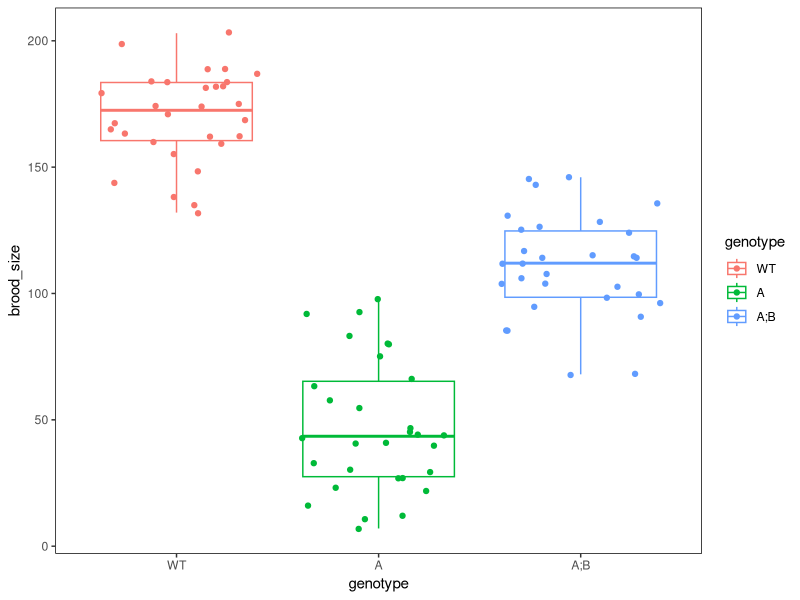
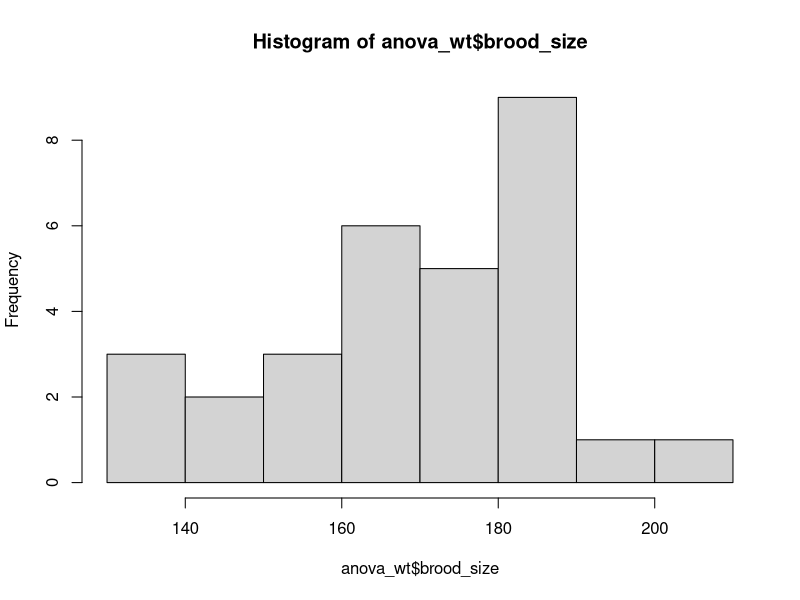
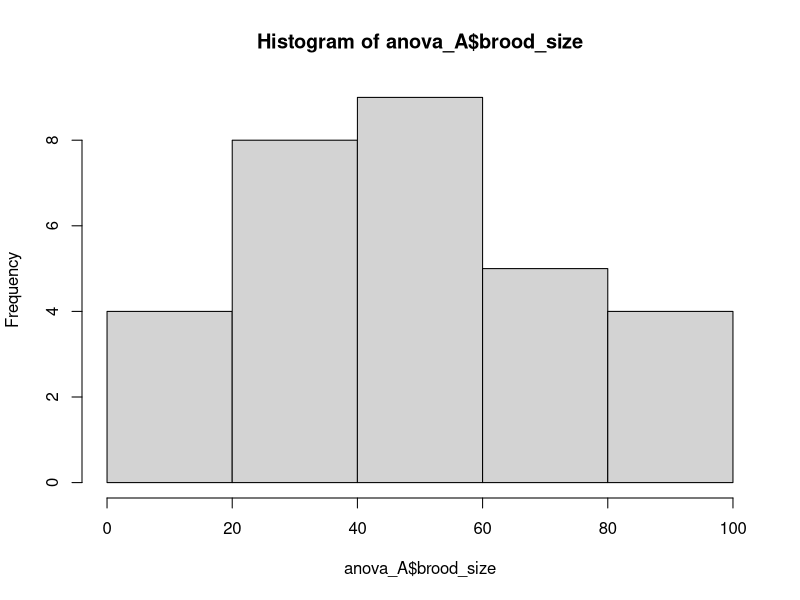
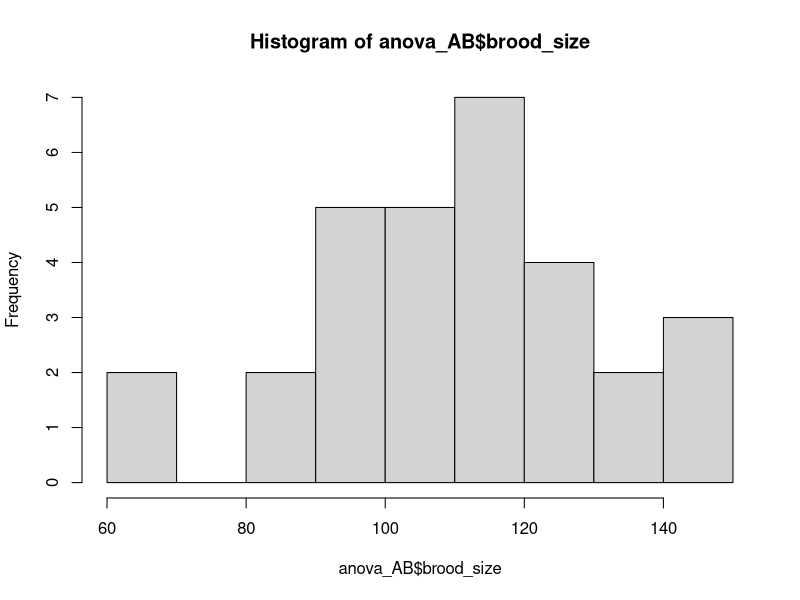
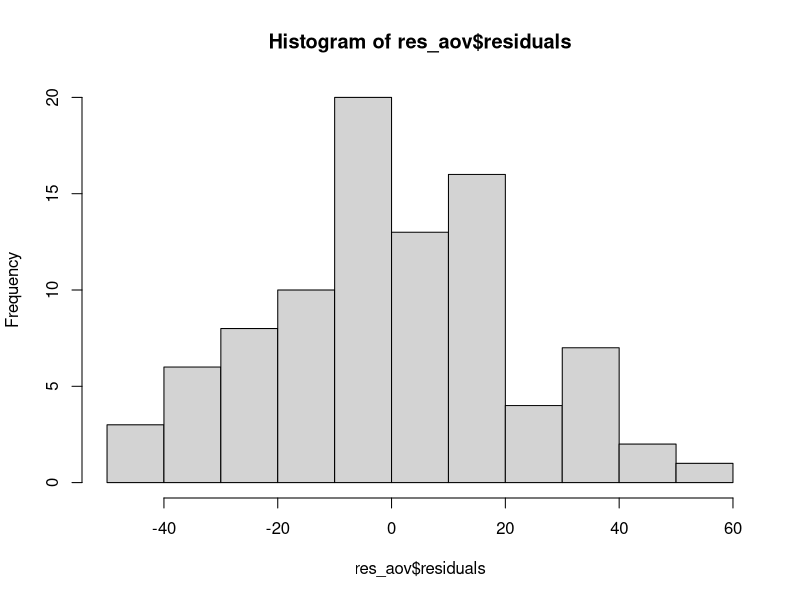
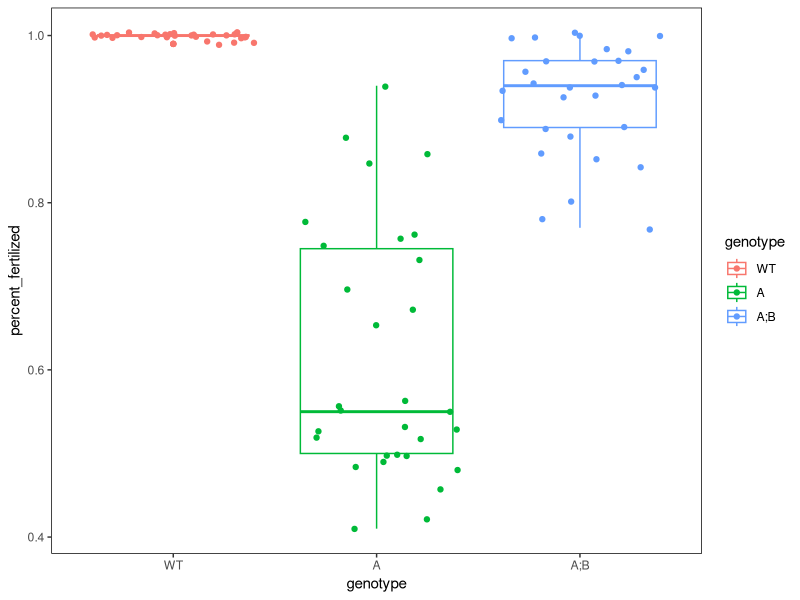
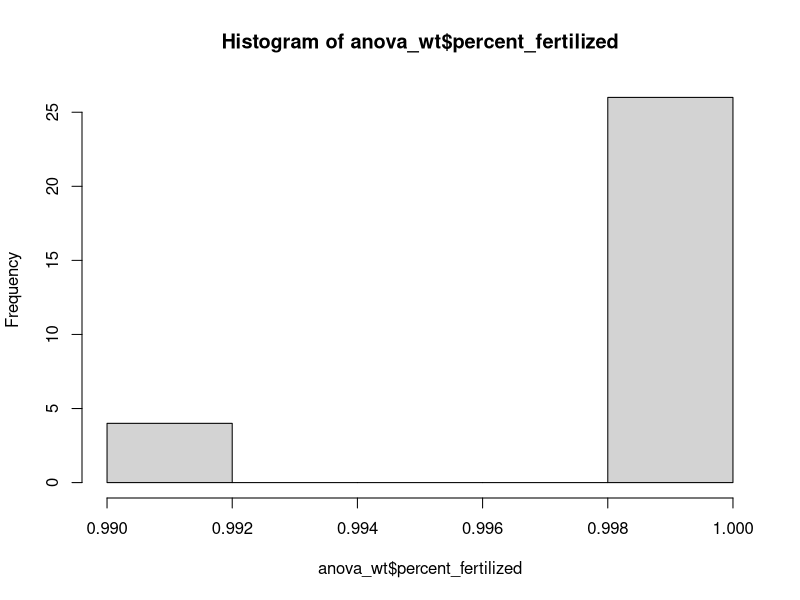
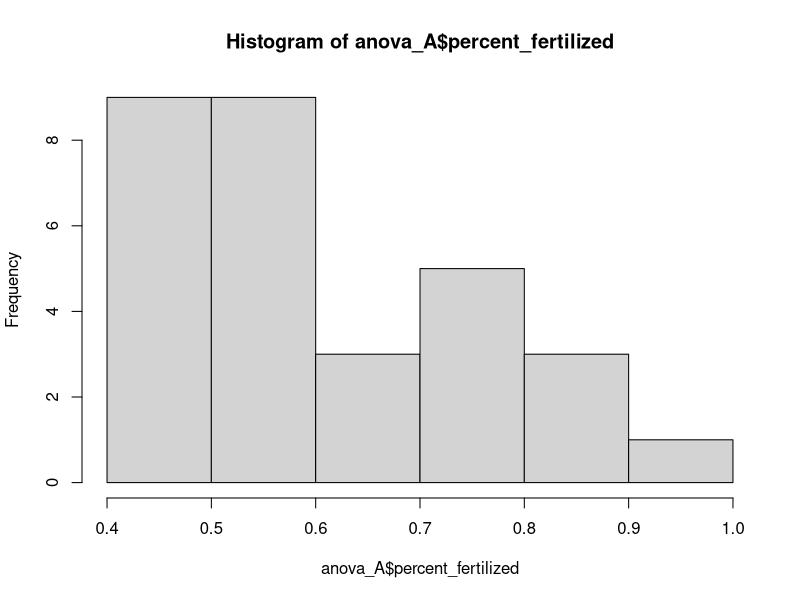

Write R code to recreate these figures, in order.
## ---- chunk 1
knitr::opts_chunk$set(echo = TRUE)
library(ggplot2)
library(dplyr)
## ---- chunk 2
anova_data <- as.data.frame(read.csv("hw_anova.csv"))
anova_data$genotype<- as.factor(anova_data$genotype)
anova_data$brood_size<- as.numeric(anova_data$brood_size)
anova_data$fertilized<- as.numeric(anova_data$fertilized)
anova_data$percent_fertilized<- round(anova_data$fertilized/anova_data$brood_size, digits=2)

anova_wt<- subset(anova_data, genotype=="WT")
anova_A<- subset(anova_data, genotype=="A")
anova_AB<- subset(anova_data, genotype=="A;B")
## ---- chunk 3
anova_data$genotype<- factor(anova_data$genotype, levels=c("WT", "A", "A;B"))

anova_data_boxplot<- ggplot(anova_data, aes(x= genotype, y= brood_size, 
                                       color= genotype))+
  geom_boxplot()+
  geom_jitter()+
  theme(panel.background=element_blank(), 
        strip.background = element_blank(),
        strip.placement = "outside",
        strip.text=element_blank(),
        panel.border=element_rect(colour="black",fill=NA))
anova_data_boxplot
## ---- chunk 4
shapiro.test(anova_wt$brood_size)
shapiro.test(anova_A$brood_size)
shapiro.test(anova_AB$brood_size)
hist(anova_wt$brood_size)
hist(anova_A$brood_size)
hist(anova_AB$brood_size)
## ---- chunk 5
var.test(anova_wt$brood_size, anova_A$brood_size)
var.test(anova_wt$brood_size, anova_AB$brood_size)
var.test(anova_A$brood_size, anova_AB$brood_size)
## ---- chunk 6
anova_wt_sum<- sum((anova_wt$brood_size - mean(anova_wt$brood_size))^2)
anova_A_sum <- sum((anova_A$brood_size - mean(anova_A$brood_size))^2)
anova_AB_sum <- sum((anova_AB$brood_size - mean(anova_AB$brood_size))^2)

SS_error <- anova_wt_sum + anova_A_sum + anova_AB_sum

SS_group <- length(anova_wt$brood_size) * (mean(anova_wt$brood_size) - mean(anova_data$brood_size))^2 +
  length(anova_A$brood_size) * (mean(anova_A$brood_size) - mean(anova_data$brood_size))^2 +
  length(anova_AB$brood_size) * (mean(anova_AB$brood_size) - mean(anova_data$brood_size))^2 
## ---- chunk 7
df_error <- ( length(anova_wt$brood_size) - 1 
                      + length(anova_A$brood_size) - 1 
                      + length(anova_AB$brood_size) - 1)
MS_error <- SS_error/df_error

df_group <- 3-1
MS_group <- SS_group/df_group

Fstat <- MS_group/MS_error

# p-value using CDF for F-statistic
pf(Fstat,df_group, df_error, lower.tail = F )
## ---- chunk 8
# summary for lm of brood_size ~ genotype
summary(lm(anova_data$brood_size ~ anova_data$genotype))
## ---- chunk 9
# anova on lm
anova(lm(anova_data$brood_size ~ anova_data$genotype))
## ---- chunk 10
# aov for brood_size ~ genotype
aov(anova_data$brood_size ~ anova_data$genotype)
## ---- chunk 11
# tukey's honest significant difference test
TukeyHSD(aov(anova_data$brood_size ~ anova_data$genotype))
## ---- chunk 12
res_aov <- aov(brood_size ~ genotype,
               data = anova_data)

hist(res_aov$residuals)
shapiro.test(res_aov$residuals)
## ---- chunk 13
percent_fertilized_boxplot<- ggplot(anova_data, aes(x= genotype, y= percent_fertilized,
                                       color= genotype))+
  geom_boxplot()+
  geom_jitter()+
  theme(panel.background=element_blank(), 
        strip.background = element_blank(),
        strip.placement = "outside",
        strip.text=element_blank(),
        panel.border=element_rect(colour="black",fill=NA))
percent_fertilized_boxplot
## ---- chunk 14
shapiro.test(anova_wt$percent_fertilized)
shapiro.test(anova_A$percent_fertilized)
shapiro.test(anova_AB$percent_fertilized)
hist(anova_wt$percent_fertilized)
hist(anova_A$percent_fertilized)
hist(anova_AB$percent_fertilized)

## ---- chunk 15
kruskal.test(anova_data$percent_fertilized ~ anova_data$genotype)

pairwise.wilcox.test(anova_data$percent_fertilized, anova_data$genotype,
                 p.adjust.method = "BH")
## ---- chunk 16
# first, check the documentation
help(power.anova.test)

# compute the power
power.anova.test(groups=3, n=30, within.var=SS_error, between.var=SS_group, sig.level=6.17e-36)
## ---- chunk 17
# compute the required sample size
power.anova.test(groups=3, within.var=SS_error, between.var=SS_group, sig.level=0.05, power=0.8)
